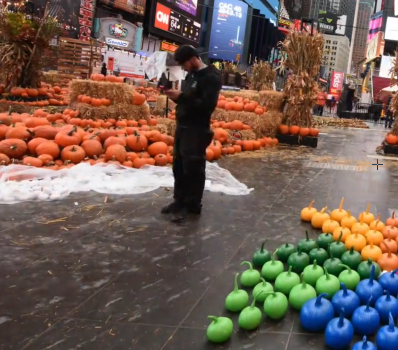
#> input picture background-stitching/images/t1_1.png, 398 x 350 px
$ python t1.py
#> lines starting #> are read from the running program, lines starting #| are printed output that depends on the picture; after the words box and inside, x2 and y2 are one past the last pixel; in counts of white or black regions, pixels touching at a corner belong together
#> further down, img1 is the input picture: shape (350, 398, 3); mean B, G, R 83.2, 93.9, 113.9
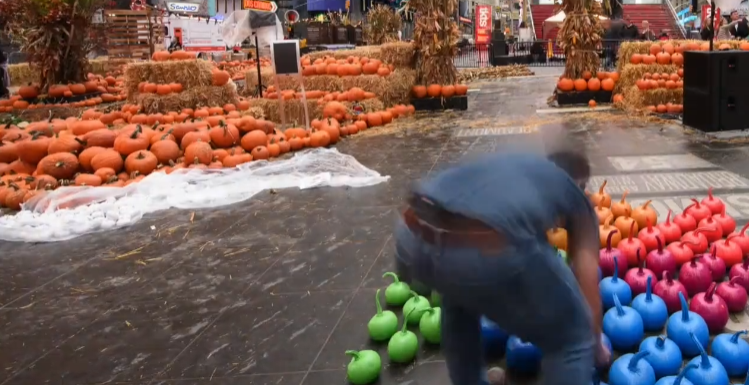
#> input picture background-stitching/images/t1_2.png, 749 x 385 px
#> further down, img2 is the input picture: shape (385, 749, 3); mean B, G, R 85, 91.1, 117.7
#Only add your code inside the function (including newly improted packages)
# You can design a new function and call the new function in the given functions.
# Not following the project guidelines will result in a 10% reduction in grades

from dis import dis
import cv2
import numpy as np
import matplotlib.pyplot as plt


def stitch_background(img1, img2, savepath=''):
    "The output image should be saved in the savepath."
#> called with savepath = 'task1.png'
    "Do NOT modify the code provided."

    img1 = cv2.copyMakeBorder(img1, 300, 300, 300, 300, cv2.BORDER_CONSTANT)
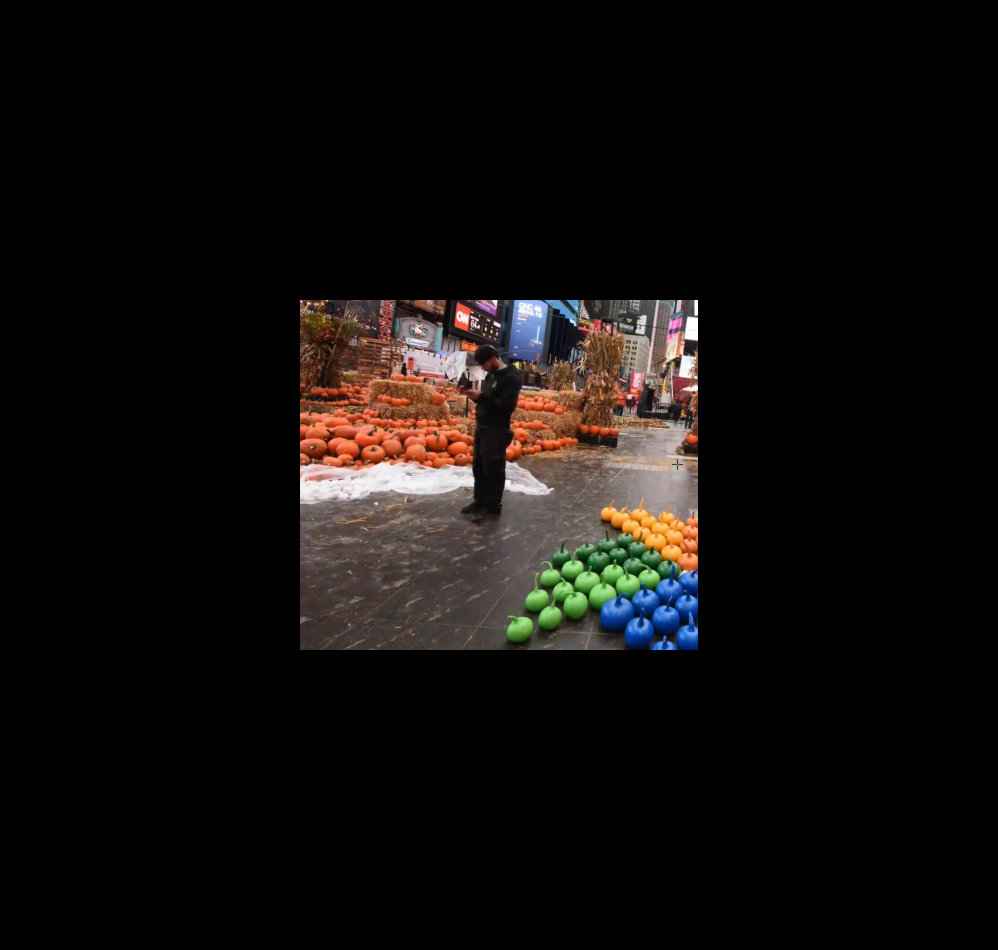
#> img1: shape (950, 998, 3); mean of channels 0, 1, 2 12.2, 13.8, 16.7; drawn as B, G, R
    #cv2.imwrite('warped2.jpg', img1)

    img_gray1 = cv2.cvtColor(img1,cv2.COLOR_BGR2GRAY)
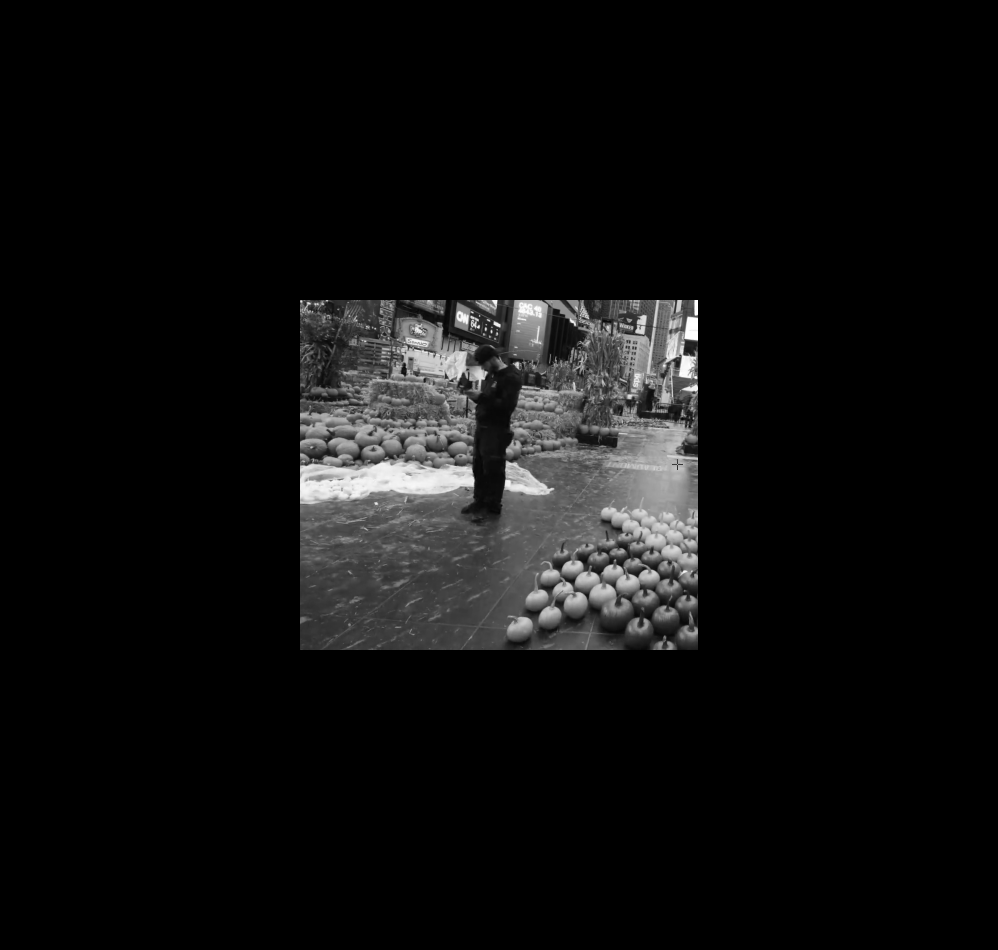
#> img_gray1: shape (950, 998); min 0, max 255, mean 14.5
    sift = cv2.xfeatures2d.SIFT_create()
    kp1, des1 = sift.detectAndCompute(img_gray1,None)
#> kp1 = 1873 keypoints; strongest (x, y, size): (696, 302, 2.8), (495, 302, 3), (696, 313, 2.8), (478, 327, 1.9)
    img_gray2 = cv2.cvtColor(img2,cv2.COLOR_BGR2GRAY)
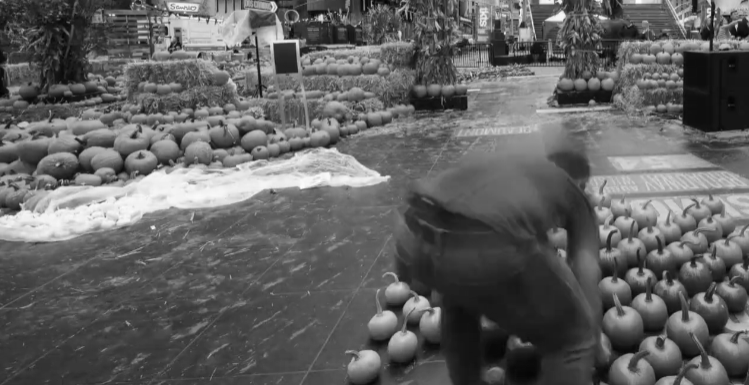
#> img_gray2: shape (385, 749); min 3, max 254, mean 98.3
    kp2, des2 = sift.detectAndCompute(img_gray2,None)
#> kp2 = 3069 keypoints; strongest (x, y, size): (321, 18, 4.7), (560, 17, 7.5), (736, 26, 2.2), (715, 19, 1.8)
    # print(des2)
    des1_len = len(des1)
#> des1_len = 1873
    # des2_len = len(des2)

    # Finding the matching points in both images by calculating the ssd distance.
    goodPoints = []
    for i in range(des1_len):
        left = des1[i, :].reshape(1, -1)
        dist = findAndSortDistance(left,des2)
        sorted_dist = np.sort(dist)
        firstMatch = sorted_dist[0]
        first_id= np.where(dist == firstMatch)[0][0]
        if dist[0] < 0.8 * dist[1]: # Comparing first and second match
            match = {"leftIndex": i, "rightIndex": first_id,  "distance": dist[0]}
            goodPoints.append(match)
#> this loop made 1873 passes
#> (firstMatch, first_id, match) on passes 31, 69, 391, 599, 650, 694, 907, 945, 964: (365.8, 1382, {'leftIndex': 30, 'rightIndex': 1382, 'distance': 471.5}), (292.4, 840, {'leftIndex': 68, 'rightIndex': 840, 'distance': 454.4}), (205.3, 678, {'leftIndex': 390, 'rightIndex': 678, 'distance': 406.1}), (295.9, 881, {'leftIndex': 598, 'rightIndex': 881, 'distance': 400.1}), (302.3, 979, {'leftIndex': 649, 'rightIndex': 979, 'distance': 427.9}), (302.3, 1055, {'leftIndex': 693, 'rightIndex': 1055, 'distance': 462.8}), (309.7, 1921, {'leftIndex': 906, 'rightIndex': 1921, 'distance': 428.7}), (320.2, 1991, {'leftIndex': 944, 'rightIndex': 1991, 'distance': 437.2}), (272.4, 1470, {'leftIndex': 963, 'rightIndex': 1470, 'distance': 472.7})
#> (firstMatch, first_id) on passes 1 to 6: (245.4, 1762), (178.9, 2792), (223.1, 2792), (274.9, 2696), (238.8, 1595), (286.6, 1913)
#> after the loop, goodPoints = 29 items
    # print(len(goodPoints))
    source = np.float32([kp1[m.get('leftIndex')].pt for m in goodPoints]).reshape(-1, 1, 2)
#> source = 29 rows, first 8: [305, 394], [311.9, 436], [383.3, 446.9], [423.1, 374.3], [437.3, 410.9], [448.9, 384.9], [512.1, 304.5], [522.5, 393.7]
    dest = np.float32([kp2[m.get('rightIndex')].pt for m in goodPoints]).reshape(-1, 1, 2)
#> dest = 29 rows, first 8: [317.3, 29.35], [186.5, 48.54], [153.5, 151], [195.6, 48.47], [215.7, 91.72], [233.1, 57.57], [449.8, 61.32], [469.4, 92.93]
    # print(source)
    M, mask = cv2.findHomography(dest, source, cv2.RANSAC, 5.0)
#> M = [[0.733, -0.0812, 284.1], [0.101, 0.749, 319], [1.31e-06, 3.6e-06, 1]]; mask = 29 values, max 1 at index 2, min 0 at index 0, mean 0.345
    # print(M)
    dst = cv2.warpPerspective(img2, M, ((img2.shape[1] + img1.shape[1]), img1.shape[0]))
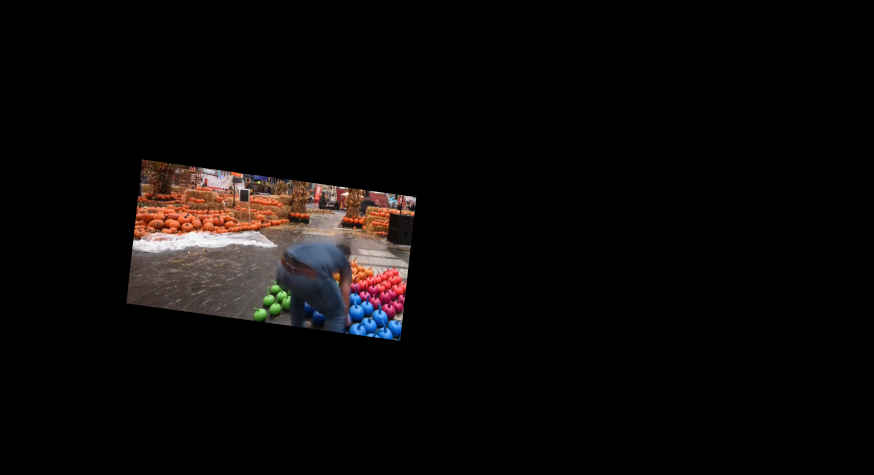
#> dst: shape (950, 1747, 3) (shown at 1/2 size); mean B, G, R 8.2, 8.8, 11.3
    uncropped_img = dst[0:img1.shape[0], 0:img1.shape[1]]
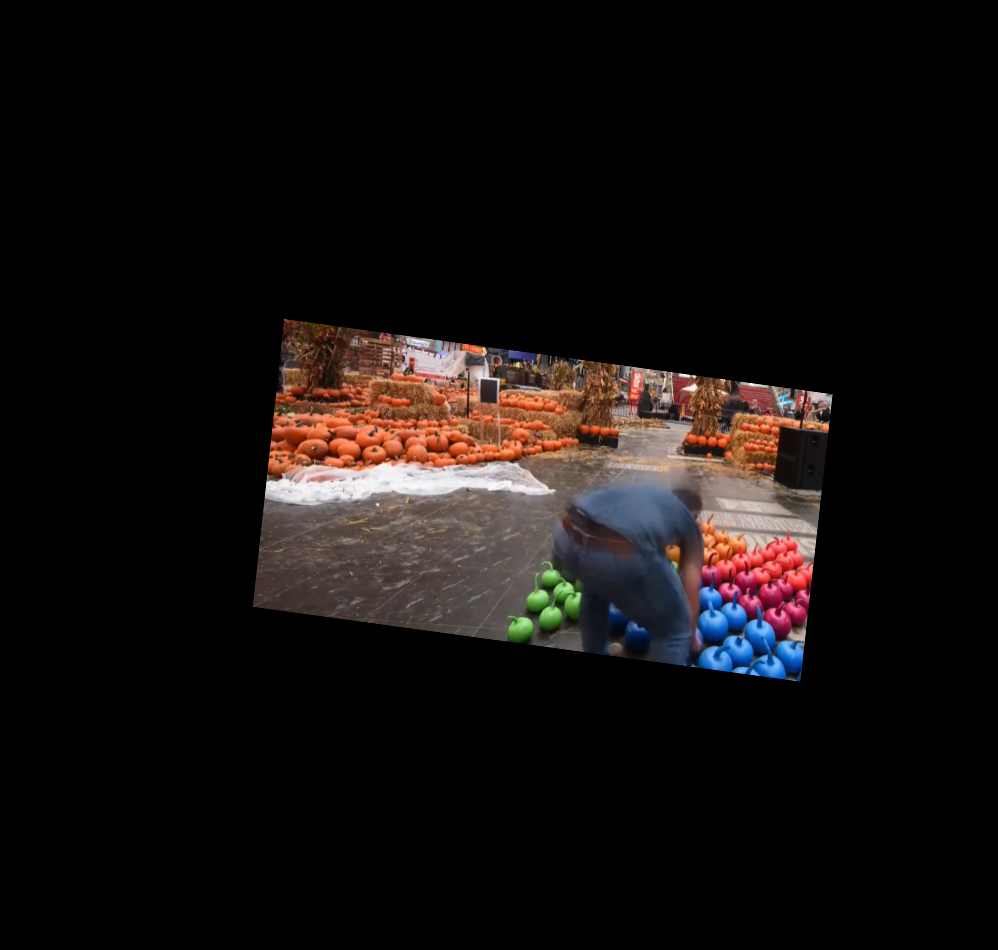
#> uncropped_img: shape (950, 998, 3); mean B, G, R 14.3, 15.4, 19.9

    image_final = overlap(uncropped_img, img1)
    # image_final_brdr = cv2.copyMakeBorder(image_final, 100, 100, 100, 100, cv2.BORDER_CONSTANT, None, value = 0)
    # image_final_brdr = cv2.copyMakeBorder(image_final, 100, 100, 100, 100, cv2.BORDER_CONSTANT, None, value = 0)
    cv2.imwrite(savepath, image_final)
    return

#Function to overlap image and remove foreground.
def overlap(image1, image2):
    output = image2
    row, col = image1.shape[0], image1.shape[1]
#> row = 950; col = 998
    for i in range(row):
        for j in range(col):
            if abs(np.sum(image1[i][j])) == abs(np.sum(image2[i][j])):
                continue
            elif abs(np.sum(image1[i][j])) > abs(np.sum(image2[i][j])):
                output[i][j] = image1[i][j]
            elif abs(np.sum(image1[i][j])) < abs(np.sum(image2[i][j])):
                output[i][j] = image2[i][j]
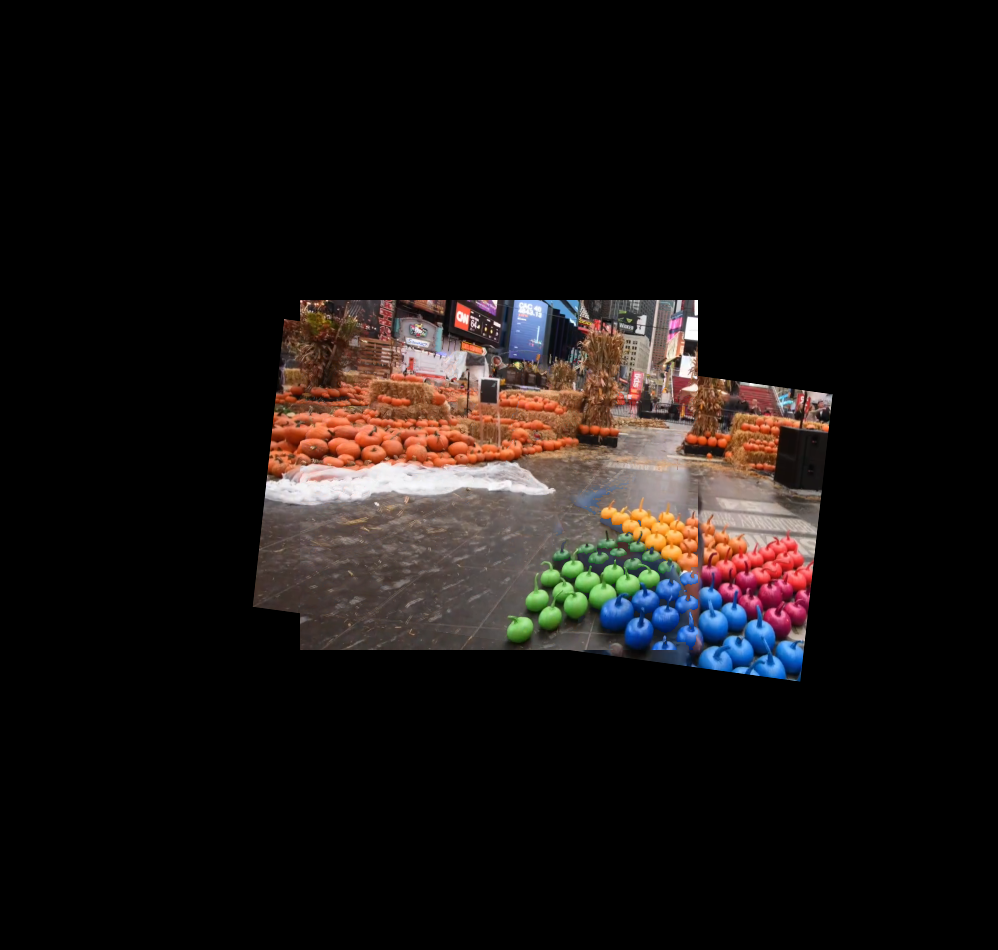
#> output: shape (950, 998, 3); 11.49% of pixels changed, all inside (x1, y1, x2, y2) = (252, 319, 833, 682); drawn as B, G, R
    return output


#Calculating the distance
def findAndSortDistance(des1, des2):
    return np.sqrt(np.sum(np.square(np.subtract(des1, des2)) , axis=1))

if __name__ == "__main__":
    img1 = cv2.imread('./images/t1_1.png')
    img2 = cv2.imread('./images/t1_2.png')
    savepath = 'task1.png'
    stitch_background(img1, img2, savepath=savepath)
